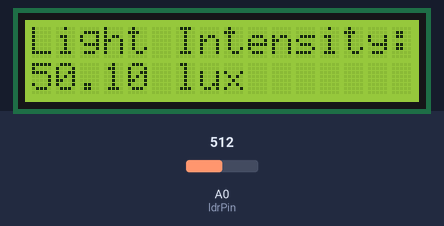
Simulated run of this sketch. Board: Arduino Uno, built with avr-gcc and run on an emulated ATmega328P. On the bench: 16×2 character LCD. The test bench sets the inputs (shaded band); at power-on: A0 (ldrPin) = 512.

Above: at 1.2 s.
1.3 s: A0 (ldrPin) set to 1006
At 6.3 s:
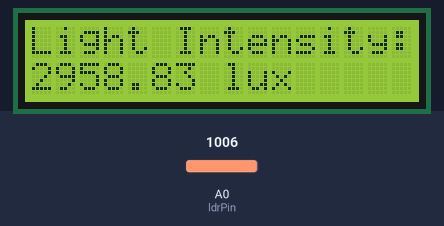
7.3 s: A0 (ldrPin) set to 1023
At 11.2 s:
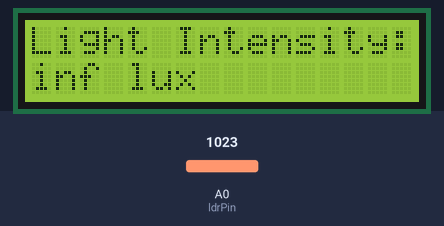
13.3 s: A0 (ldrPin) set to 900
At 16.1 s:
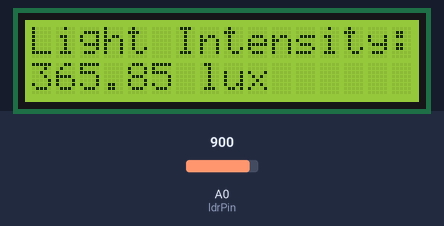
Timing chart, 0 to 17.6 s (numbered marks = the images above; inputs shaded):
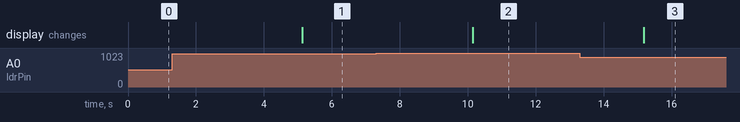

The sketch:

light_intensity.ino
```cpp
#include <Wire.h>
#include <LiquidCrystal_I2C.h>

LiquidCrystal_I2C lcd(0x27, 16, 2);

const int ldrPin = A0;
const float R_fixed = 10000.0;  // 10k resistor

void setup() {
  lcd.init();
  lcd.backlight();
}

void loop() {
  int adcValue = analogRead(ldrPin);

  float voltage = adcValue * (5.0 / 1023.0);

  float R_LDR = (5.0 - voltage) * R_fixed / voltage;

  float lux = 500.0 / (R_LDR / 1000.0);

  lcd.setCursor(0, 0);
  lcd.print("Light Intensity:");

  lcd.setCursor(0, 1);
  lcd.print(lux);
  lcd.print(" lux     ");

  delay(5000);
}
```

Measured:
- the behaviour switches between 1022 and 1023 on A0 (ldrPin) (found by bisection; images 1 and 2)
- after the input at 1.3 s, the display: changes after 3.8 s (image 1)
- after the input at 7.3 s, the display: changes after 2.9 s (image 2)
- after the input at 13.3 s, the display: changes after 1.9 s (image 3)
